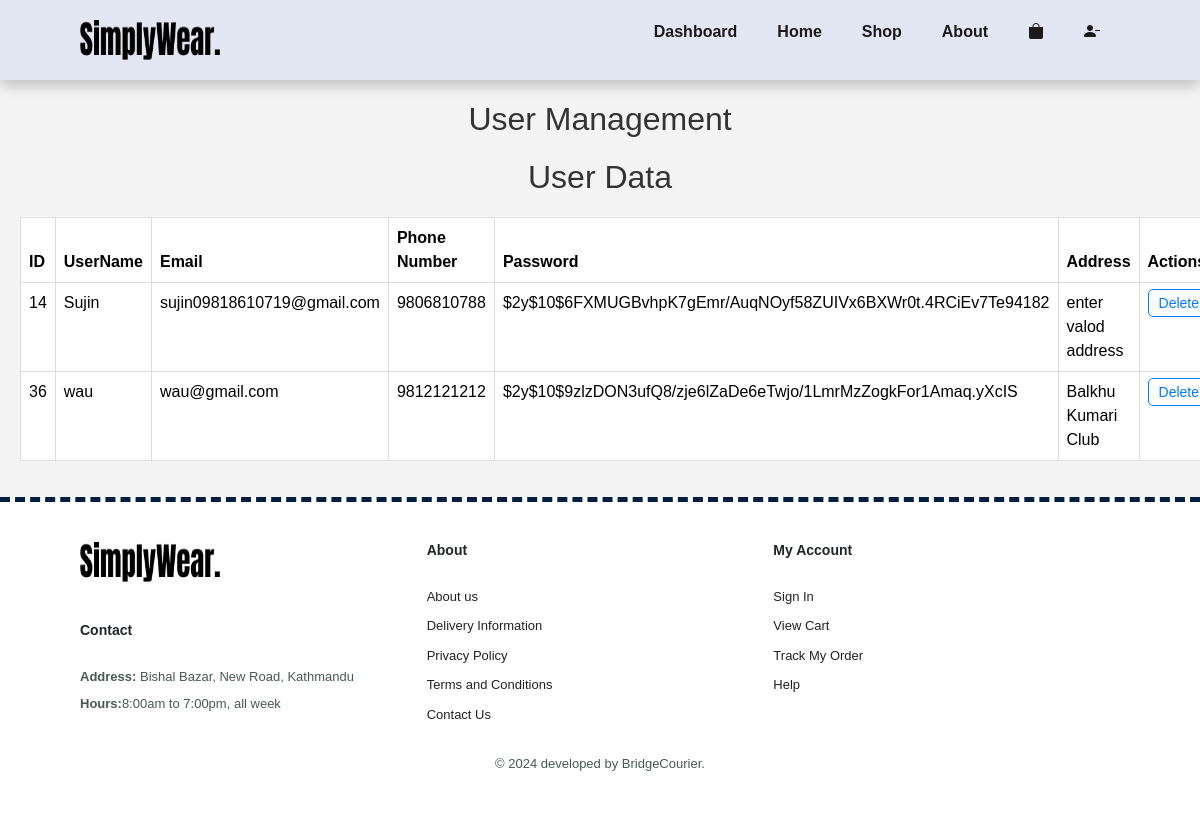
/view_users.php (signed in), run on the app's committed database.
### tables this page shows
CREATE TABLE `user_credentials` (
  `id` int(11) NOT NULL,
  `username` varchar(50) NOT NULL,
  `email` varchar(100) NOT NULL,
  `mobile` varchar(15) NOT NULL,
  `password` varchar(255) NOT NULL,
  `Address` varchar(255) DEFAULT NULL
);

### functions.php (called while the page is built, shortened)
<?php
    function getUsers(){
        try {
            $connect = new mysqli('localhost','root','','bridge_courier');
            $sql = "select * from user_credentials";
            $result = $connect->query($sql);
            $users = [];
            if ($result->num_rows > 0) {
                while ($record= $result->fetch_assoc()) {
                    array_push($users,$record);
                }
            }
            return $users;
        } catch (\Throwable $th) {
           die('Error: ' . $th->getMessage());
        }
    }
   function getAdminById($id){
        try {
            $connect = new mysqli('localhost','root','','bridge_courier');
            $sql = "select * from admin where admin_id=$id";
            $result = $connect->query($sql);
            if ($result->num_rows == 1) {
                $record = $result->fetch_assoc();
                return $record;
            }
            return false;
        } catch (\Throwable $th) {
           die('Error: ' . $th->getMessage());
        }
    }

### view_users.php (the view, shortened to what this page needs)
<?php
require_once 'functions.php';
$result = getUsers();
?>
<!DOCTYPE html>
<html lang="en">
<head>
    <link rel="stylesheet" href="css/main.css?v=<?php echo time(); ?>">
    <link href="https://cdn.jsdelivr.net/npm/bootstrap@5.3.3/dist/css/bootstrap.min.css?v=<?php echo time(); ?>" rel="stylesheet">
    <link rel="stylesheet" href="https://cdn.jsdelivr.net/npm/bootstrap-icons@1.11.3/font/bootstrap-icons.min.css?v=<?php echo time(); ?>">
</head>
<body >
    <section id="header">
    <?php require "navbar.php"; ?>
    </section>
    <div class="body-container">
        <h1 class="header-title">User Management</h1>
        <h2 class="sub-header-title">User Data</h2>
        <table class="table">
            <thead>
                <tr>
                    <th class="table-header">ID</th>
                    <th class="table-header">UserName</th>
                    <th class="table-header">Email</th>
                    <th class="table-header">Phone Number</th>
                    <th class="table-header">Password</th>
                    <th class="table-header">Address</th>
                    <th class="table-header">Actions</th>
                </tr>
            </thead>
            <tbody>
                <?php
                if (is_array($result) && count($result) > 0) {
                    foreach ($result as $row) {
                        echo "<tr>";
                        echo "<td class='table-cell'>" . $row['id'] . "</td>";
                        echo "<td class='table-cell'>" . $row['username'] . "</td>";
                        echo "<td class='table-cell'>" . $row['email'] . "</td>";
                        echo "<td class='table-cell'>" . $row['mobile'] . "</td>";
                        echo "<td class='table-cell'>" . $row['password'] . "</td>";
                        echo "<td class='table-cell'>" . $row['Address'] . "</td>";
                        echo "<td class='table-cell'>";
                        echo "<a href='view_users.php?delid=" . $row['id'] . "' class='action-link' onclick='return confirm(\"Are you sure you want to delete this user?\")'>Delete</a>";
                        echo "</td>";
                        echo "</tr>";
                    }
                } else {
                    echo "<tr><td colspan='6' class='no-results'>No users found</td></tr>";
                }
                ?>
            </tbody>
        </table>
    </div>
    <?php require "footer.php"; ?>
</body>
</html>

### css/global.css (style rules this page uses)
* { margin: 0; padding: 0; box-sizing: border-box; font-family: Arial, Helvetica, sans-serif; }
h1 { font-size: 60px; line-height: 64px; color: #252525; }
h2 { font-size: 46px; line-height: 54px; color: #252525; }
body { width: 100%; }

### css/index.css (style rules this page uses)
#header { display: flex; align-items: center; justify-content: space-between; padding: 20px 80px; background: #e3e6f3; box-shadow: 0 5px 15px rgba(11, 0, 0, 0.231); z-index: 999; position: sticky; top: 0; left: 0; }

### css/admin.css (style rules this page uses)
body { font-family: Arial, sans-serif; background-color: #f4f4f4; margin: 0; padding: 0; }
h1 { text-align: center; color: #333; }

### css/seller_data.css (style rules this page uses)
* { margin: 0; padding: 0; box-sizing: border-box; }
.body-container { font-family: Arial, sans-serif; background-color: #f4f4f4; padding: 20px; }
.header-title, .sub-header-title { text-align: center; margin-bottom: 20px; font-size: 2em; color: #333; }
.table { width: 100%; border-collapse: collapse; margin-top: 20px; background-color: #fff; }
.table-header, .table-cell { padding: 10px; text-align: left; border: 1px solid #ddd; }
.table-header { background-color: #4CAF50; color: white; }
.table-cell { color: #555; }
.action-link { color: #007BFF; text-decoration: none; padding: 5px 10px; border: 1px solid #007BFF; border-radius: 5px; font-size: 14px; margin-right: 10px; transition: background-color 0.3s ease, color 0.3s ease; }

### css/address.css (style rules this page uses)
h2 { color: #333; }

### data on the page
user_credentials: id "14", username "Sujin", email "sujin09818610719@gmail.com", mobile "9806810788", password "$2y$10$6FXMUGBvhpK7gEmr/AuqNOyf58ZUIVx6BXWr0t.4RCiEv7Te94182", Address "enter valod address"
user_credentials: id "36", username "wau", email "wau@gmail.com", mobile "9812121212", password "$2y$10$9zlzDON3ufQ8/zje6lZaDe6eTwjo/1LmrMzZogkFor1Amaq.yXcIS", Address "Balkhu Kumari Club"
